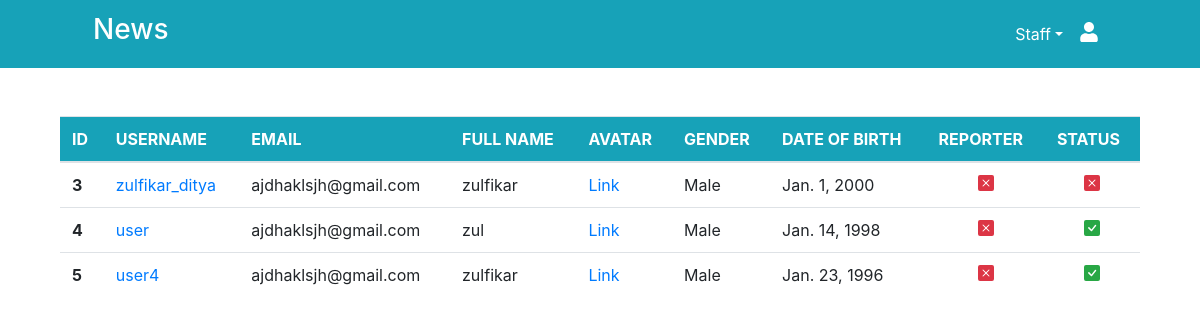
The page /staff/list-user/ (signed in) on the database its author committed.
### accounts/models.py (models this page shows, shortened)
class User(AbstractBaseUser):
    username = models.CharField(max_length=70, unique=True)
    email = models.EmailField(max_length=254, default='')
    full_name = models.CharField(max_length=75, default='')
    phone = models.IntegerField(default=0)
    address = models.CharField(max_length=95, default='')
    avatar = models.ImageField(upload_to='static/img/avatar/', default='static/img/avatar/default.jpg')
    gender = models.BooleanField(default=True)
    date_join = models.DateField(auto_now_add=True)
    date_of_birth = models.DateField(default='2000-01-01')
    is_superuser = models.BooleanField(default=False)
    is_reporter = models.BooleanField(default=False)
    is_staff = models.BooleanField(default=False)
    is_active = models.BooleanField(default=True)
    USERNAME_FIELD = 'username'
    REQUIRED_FIELD = [''] # when run python manage.py createsuperuser
    objects = MyUserManager()

### staff/views.py (the view)
# urls.py: path('list-user/', views.list_user, name='list-user'),
def list_user(request):
    if request.user.is_authenticated and request.user.is_staff == True or request.user.is_superuser == True:
        user = User.objects.filter(is_reporter=False, is_staff=False, is_superuser=False)
        page = 'user'
        paginator = Paginator(user, 100)
        pageNum = request.GET.get('page')
        data = paginator.get_page(pageNum)
        return render(request, 'staff/list-user.html', {
            'data': data,
            'page': page
        })
    else:
        return redirect('home:dont-have-access')

### templates/staff/list-user.html (shortened to what this page needs)
{% extends 'base-staff.html' %}
{% load static %}
{% block content %}
<div class="container my-5">
    <div class="col-lg-12">
        <div class="table table-hover table-responsive">
            <table class="table">
                <thead class="bg-info text-uppercase text-white">
                    <th scope="col">ID</th>
                    <th scope="col">username</th>
                    <th scope="col">email</th>
                    <th scope="col">full name</th>
                    <th scope="col">avatar</th>
                    <th scope="col">gender</th>
                    <th scope="col">date of birth</th>
                    <th scope="col">reporter</th>
                    <th scope="col">status</th>
                </thead>
                <tbody>
                    {% for i in data %}
                    <tr>
                        <th scope="row">{{i.id}}</th>
                        <td>
                            {% if page == 'user' %}
                            <a href="../detail-user/{{i.username}}">{{i.username}}</a>
                            {% else %}
                            <a href="../detail-reporter/{{i.username}}">{{i.username}}</a>
                            {% endif %}
                        </td>
                        <td>{{i.email}}</td>
                        <td>{{i.full_name}}</td>
                        <td><a href="../../{{i.avatar}}" target="_blank">Link</a></td>
                        {% if i.gender == True %}
                        <td>Male</td>
                        {% else %}
                        <td>Female</td>
                        {% endif %}
                        <td>{{i.date_of_birth}}</td>
                        {% if i.is_reporter == True %}
                        <td class="text-success text-center">
                            <svg width="1em" height="1em" viewBox="0 0 16 16" class="bi bi-check-square-fill"
                                fill="currentColor" xmlns="http://www.w3.org/2000/svg">
                                <path fill-rule="evenodd"
                                    d="M2 0a2 2 0 0 0-2 2v12a2 2 0 0 0 2 2h12a2 2 0 0 0 2-2V2a2 2 0 0 0-2-2H2zm10.03 4.97a.75.75 0 0 0-1.08.022L7.477 9.417 5.384 7.323a.75.75 0 0 0-1.06 1.06L6.97 11.03a.75.75 0 0 0 1.079-.02l3.992-4.99a.75.75 0 0 0-.01-1.05z" />
                            </svg>
                        </td>
                        {% else %}
                        <td class="text-danger text-center">
                        </td>
                        {% endif %}
                        {% if i.is_active == True %}
                        <td class="text-success text-center">
                        </td>
                        {% else %}
                        <td class="text-danger text-center">
                        </td>
                        {% endif %}
                    </tr>
                    {% endfor %}
                </tbody>
            </table>
        </div>
    </div>
</div>
{% endblock content %}

### rows shown on the page
User: id "3", username "zulfikar_ditya", email "ajdhaklsjh@gmail.com", full_name "zulfikar", gender "Male", date_of_birth "Jan. 1, 2000", is_reporter False (drawn), is_active False (drawn)
User: id "4", username "user", email "ajdhaklsjh@gmail.com", full_name "zul", gender "Male", date_of_birth "Jan. 14, 1998", is_reporter False (drawn), is_active True (drawn)
User: id "5", username "user4", email "ajdhaklsjh@gmail.com", full_name "zulfikar", gender "Male", date_of_birth "Jan. 23, 1996", is_reporter False (drawn), is_active True (drawn)
